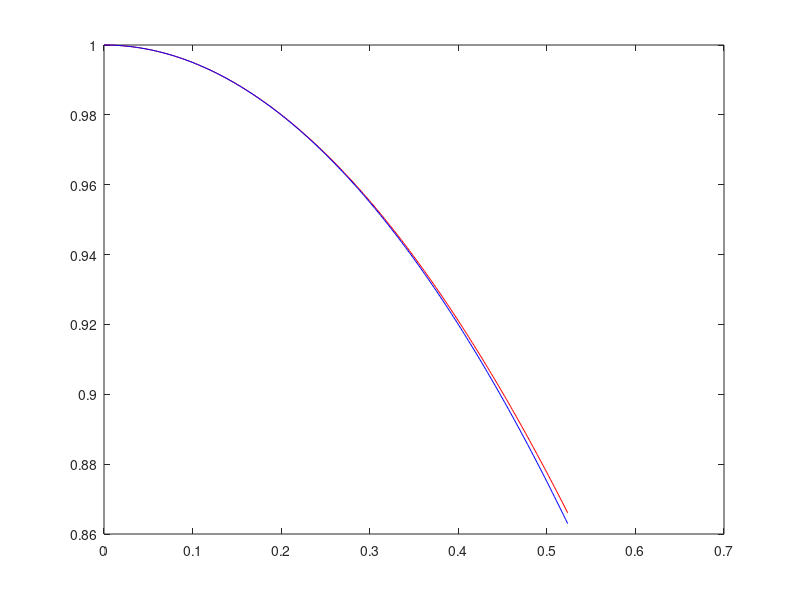

The MATLAB script that drew this image:
%{
A1
Nick Cooley
101021174
Date: 14 Jan 2024
%}

%% Q1



%% Q2 (4 points)

%{
find a c such that x = c where c is the induced L2 norm of A that is, 
c = square root of maximum eigen value of A and c = x in A.

We have x^2 +24x + 144 + L^2 -26 L -Lx^2 = 0, where L is lamda.
But we require x = Lmax^(1/2) by defintiion of L2 norm.
x^2 +24x + 144 + x^4 -26x^2 - x^4 = 0

-25x^2 +24x + 144 = 0

no solution exists when solving for the 5th order polynomial lamda roots either.
%}

clc; clearvars; format long;

x1 = (-24 + sqrt(24^2 + 4 * 25 * 144)) / (2 * -25);
x2 = (-24 - sqrt(24^2 + 4 * 25 * 144)) / (2 * -25); % suspect this as its larger.

fprintf("We have found two roots x1:%f, and x2:%f.\n", x1, x2);

ATA = @(x) [10 -4+3*x; -4+3*x 16+x^2];

disp( x1 )
disp( sqrt(eig(ATA(x1))) )

fprintf("Unfortionately with x1 = %f we have sqrt(min(eig(ATA(x1)))) = %f.\n", x1, sqrt(min(eig(ATA(x1)))) );
fprintf("and x2 = %f we have sqrt(min(eig(ATA(x2)))) = %f.\n", x2, sqrt(min(eig(ATA(x2)))) );

% no solution in this question exists. I will write the numerical attempt to push for marks

ATA = @(x) [10 -4+3*x; -4+3*x 16+x^2]; % reduce computation time
A = @(x) [-1 4; 3 x];

arr = [];
sol = 0;
tol = 1e-1; % loose tolerance demonstrating no solution exists.
start = 0; step = 1e-4; stop = 100; % step size 1e-4 isnt small, futile search
for x = start : step : stop
    e = sqrt(max(eig(ATA(x)))); % but we can find sqrt(min(eig(ATA(x1)))) see above
    if abs(e - x) < tol
        disp(abs(e - x))
        fprintf("eigenvalue is: %f x is: %f\n", e, x)
        arr = [arr, x]; % no warning flag exists in matlab to suppress this
        sol = sol + 1;
        if sol == 1     % was going to explore all solutions. there are none
            break;
        end
    end
end

disp("solution check.");
disp(arr)
for i = 1:length(arr)
    sol = arr(i);
    fprintf("solution is: %f, verified with:norm(A(arr(i)), 2) = %f \n", sol, norm(A(sol), 2));
end


%% Q3 (7 points)

clc; clf; hold off; clearvars;

disp('a. See Figure 1.')

xmin = 0.; xmax = 0.5235;
x = linspace(xmin, xmax, 244);

v = @(x) cos(x);
w = @(x) 1 - x.^2/2;

plot(x, v(x), 'Color','red'); hold on; plot(x, w(x), 'Color','blue'); hold off;

disp('b.')
cosine = arrayfun(v, x);
aprox = arrayfun(w, x);

diff = abs(cosine - aprox);
max_delta_x = max(diff);

fprintf("The maximum difference between the real vector and approximated taylor series vector to 2 terms is: %.15f.\n", max_delta_x)

disp('c.')

x = 0.2453; 
err = w(x) - v(x);

er = sprintf("The forward error is: %.8f.", err);
disp(er); % throws warning to use fprintf, we are told to use sprintf.
er = sprintf("The relative forward error is: %.8f.", err/v(x));
disp(er);

% the notes indicate we use a estimate y to get a estimate x, we dont have
% an estimate x, we only have a estimate of cos.
% I believe notes should say f^hat(x^hat) = y^hat
% aproxarcos = @(y) sqrt(2 * (1-y)); % would result in 0 backwards error.

x_hat = acos(w(x));
er = sprintf("The backwards error is: %.8f.", x_hat - x);
disp(er);
er = sprintf("The relative fbackwards error is: %.8f.", (x_hat - x) / x);
disp(er);

%% Q4




